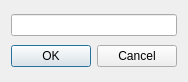
<?xml version="1.0" encoding="UTF-8"?>
<ui version="4.0">
 <class>Dialog</class>
 <widget class="QDialog" name="Dialog">
  <property name="windowModality">
   <enum>Qt::ApplicationModal</enum>
  </property>
  <property name="geometry">
   <rect>
    <x>0</x>
    <y>0</y>
    <width>186</width>
    <height>82</height>
   </rect>
  </property>
  <property name="windowTitle">
   <string>KO (bounty) du joueur</string>
  </property>
  <property name="modal">
   <bool>true</bool>
  </property>
  <layout class="QVBoxLayout" name="verticalLayout">
   <item>
    <widget class="QLineEdit" name="lineEdit"/>
   </item>
   <item>
    <widget class="QDialogButtonBox" name="buttonBox">
     <property name="orientation">
      <enum>Qt::Horizontal</enum>
     </property>
     <property name="standardButtons">
      <set>QDialogButtonBox::Cancel|QDialogButtonBox::Ok</set>
     </property>
    </widget>
   </item>
  </layout>
 </widget>
 <resources/>
 <connections>
  <connection>
   <sender>buttonBox</sender>
   <signal>accepted()</signal>
   <receiver>Dialog</receiver>
   <slot>accept()</slot>
   <hints>
    <hint type="sourcelabel">
     <x>248</x>
     <y>254</y>
    </hint>
    <hint type="destinationlabel">
     <x>157</x>
     <y>274</y>
    </hint>
   </hints>
  </connection>
  <connection>
   <sender>buttonBox</sender>
   <signal>rejected()</signal>
   <receiver>Dialog</receiver>
   <slot>reject()</slot>
   <hints>
    <hint type="sourcelabel">
     <x>316</x>
     <y>260</y>
    </hint>
    <hint type="destinationlabel">
     <x>286</x>
     <y>274</y>
    </hint>
   </hints>
  </connection>
 </connections>
</ui>
